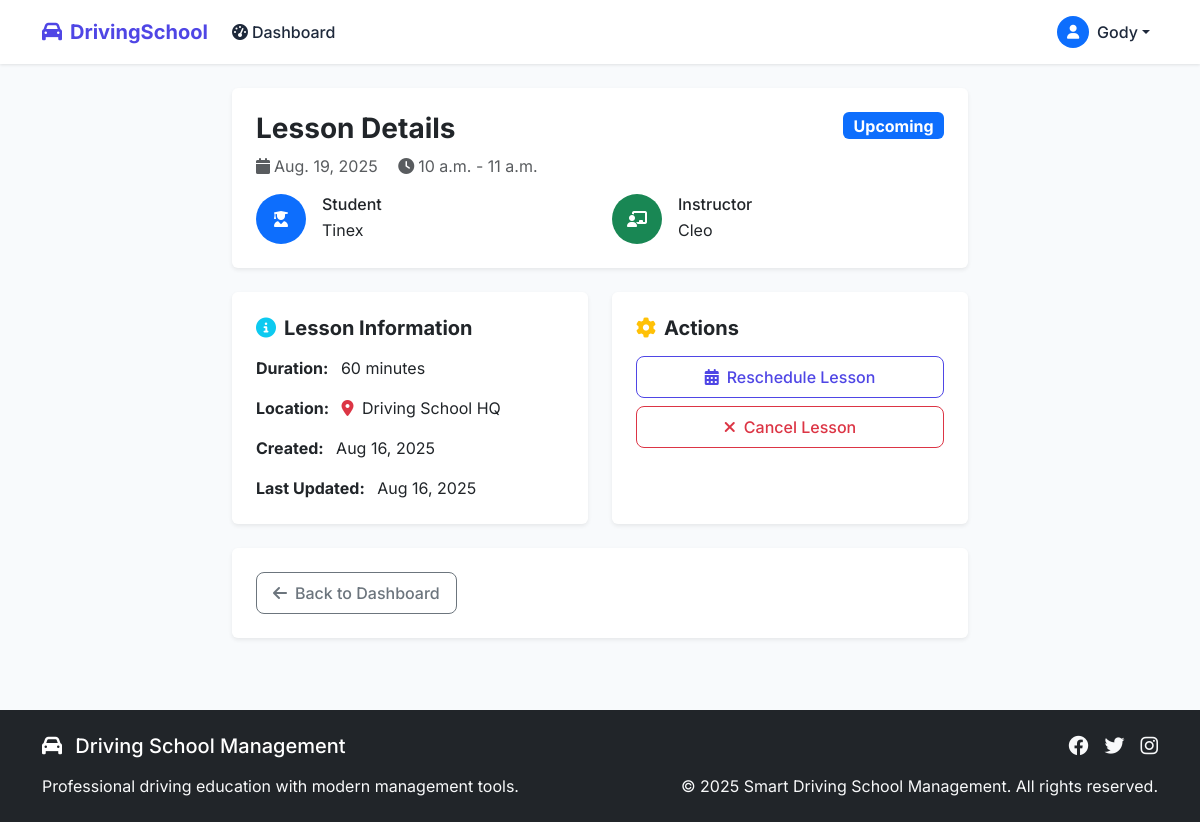
Screenshot of /lesson/23/ (signed in) with the database file from the repository.
### core/models.py (models this page shows, shortened)
class User(AbstractUser):
    ROLE_CHOICES = (
        ('student', 'Student'),
        ('tutor', 'Tutor'),
        ('admin', 'Admin'),
    )
    PAYMENT_STATUS_CHOICES = (
        ('pending', 'Pending'),
        ('approved', 'Approved'),
        ('rejected', 'Rejected'),
    )
    role = models.CharField(max_length=20, choices=ROLE_CHOICES, default='student')
    phone = models.CharField(max_length=20, blank=True, null=True)
    address = models.TextField(blank=True, null=True)
    is_approved = models.BooleanField(default=False)
    is_invited = models.BooleanField(default=False)
    invitation_code = models.CharField(max_length=64, blank=True, null=True)
    payment_verified = models.BooleanField(default=False)
    payment_proof = models.FileField(upload_to='payment_proofs/', blank=True, null=True)
    payment_status = models.CharField(max_length=20, choices=PAYMENT_STATUS_CHOICES, default='pending')
    payment_submitted_at = models.DateTimeField(blank=True, null=True)
    payment_approved_at = models.DateTimeField(blank=True, null=True)
    profile_picture = models.ImageField(upload_to='profile_pictures/', blank=True, null=True)

class Lesson(models.Model):
    student = models.ForeignKey(User, related_name='student_lessons', on_delete=models.CASCADE)
    tutor = models.ForeignKey(User, related_name='tutor_lessons', on_delete=models.CASCADE)
    date = models.DateField()
    start_time = models.TimeField()
    end_time = models.TimeField()
    location = models.CharField(max_length=255)
    created_at = models.DateTimeField(auto_now_add=True)
    updated_at = models.DateTimeField(auto_now=True)
    def get_duration(self):
        start = timezone.datetime.combine(self.date, self.start_time)
        end = timezone.datetime.combine(self.date, self.end_time)
        duration = end - start
        return int(duration.total_seconds() / 60)

### core/views/lesson_views.py (the view)
# urls.py: path('lesson/<int:lesson_id>/', core_views.lesson_detail, name='lesson_detail'),
@login_required
def lesson_detail(request: HttpRequest, lesson_id: int) -> HttpResponse:
    lesson = get_object_or_404(Lesson, id=lesson_id)
    user_profile = get_user_profile(request.user)
    if not user_profile or (
        user_profile.role != 'admin' and
        lesson.student != user_profile and
        lesson.tutor != user_profile
    ):
        messages.error(request, 'You do not have permission to view this lesson.')
        return redirect('dashboard')
    return render(request, 'lesson_detail.html', {'lesson': lesson})

### core/views/auth_views.py (called while the page is built)
def get_user_profile(user: User) -> Optional[User]:
    return user

### core/templates/lesson_detail.html (shortened to what this page needs)
{% extends 'base.html' %}
{% block content %}
<div class="row justify-content-center">
    <div class="col-md-10 col-lg-8">
        <div class="card border-0 shadow-sm mb-4">
            <div class="card-body p-4">
                <div class="d-flex justify-content-between align-items-start mb-3">
                    <div>
                        <h1 class="h3 fw-bold mb-2">Lesson Details</h1>
                        <p class="text-muted mb-0">
                            <i class="fas fa-calendar me-1"></i>{{ lesson.date }}
                            <i class="fas fa-clock ms-3 me-1"></i>{{ lesson.start_time }} - {{ lesson.end_time }}
                        </p>
                    </div>
                    <span class="badge bg-{% if lesson.is_past %}secondary{% else %}primary{% endif %} fs-6">
                        {% if lesson.is_past %}Completed{% else %}Upcoming{% endif %}
                    </span>
                </div>
                <div class="row g-4">
                    <div class="col-md-6">
                        <div class="d-flex align-items-center">
                            <div class="bg-primary text-white rounded-circle d-flex align-items-center justify-content-center me-3" style="width: 50px; height: 50px;">
                                <i class="fas fa-user-graduate"></i>
                            </div>
                            <div>
                                <h6 class="mb-1">Student</h6>
                                <p class="mb-0">{{ lesson.student.get_full_name|default:lesson.student.username }}</p>
                            </div>
                        </div>
                    </div>
                    <div class="col-md-6">
                        <div class="d-flex align-items-center">
                            <div class="bg-success text-white rounded-circle d-flex align-items-center justify-content-center me-3" style="width: 50px; height: 50px;">
                                <i class="fas fa-chalkboard-teacher"></i>
                            </div>
                            <div>
                                <h6 class="mb-1">Instructor</h6>
                                <p class="mb-0">{{ lesson.tutor.get_full_name|default:lesson.tutor.username }}</p>
                            </div>
                        </div>
                    </div>
                </div>
            </div>
        </div>
        <div class="row g-4 mb-4">
            <div class="col-md-6">
                <div class="card border-0 shadow-sm h-100">
                    <div class="card-body p-4">
                        <h5 class="fw-bold mb-3">
                            <i class="fas fa-info-circle text-info me-2"></i>Lesson Information
                        </h5>
                        <div class="mb-3">
                            <strong>Duration:</strong>
                            <span class="ms-2">{{ lesson.get_duration }} minutes</span>
                        </div>
                        <div class="mb-3">
                            <strong>Location:</strong>
                            <span class="ms-2">
                                <i class="fas fa-map-marker-alt text-danger me-1"></i>
                                {{ lesson.location }}
                            </span>
                        </div>
                        <div class="mb-3">
                            <strong>Created:</strong>
                            <span class="ms-2">{{ lesson.created_at|date:"M d, Y" }}</span>
                        </div>
                        {% if lesson.updated_at != lesson.created_at %}
                        <div>
                            <strong>Last Updated:</strong>
                            <span class="ms-2">{{ lesson.updated_at|date:"M d, Y" }}</span>
                        </div>
                        {% endif %}
                    </div>
                </div>
            </div>
            <div class="col-md-6">
                <div class="card border-0 shadow-sm h-100">
                    <div class="card-body p-4">
                        <h5 class="fw-bold mb-3">
                            <i class="fas fa-cog text-warning me-2"></i>Actions
                        </h5>
                        {% if not lesson.is_past %}
                            <div class="d-grid gap-2">
                                <a href="/lesson/{{ lesson.id }}/reschedule/" class="btn btn-outline-primary">
                                    <i class="fas fa-calendar-alt me-2"></i>Reschedule Lesson
                                </a>
                                <a href="/lesson/{{ lesson.id }}/cancel/" class="btn btn-outline-danger">
                                    <i class="fas fa-times me-2"></i>Cancel Lesson
                                </a>
                            </div>
                        {% else %}
                            <div class="alert alert-secondary mb-0">
                                <i class="fas fa-check-circle me-2"></i>
                                This lesson has been completed.
                            </div>
                        {% endif %}
                    </div>
                </div>
            </div>
        </div>
        <div class="card border-0 shadow-sm">
            <div class="card-body p-4">
                <div class="d-flex justify-content-between align-items-center">
                    <a href="{% url 'dashboard' %}" class="btn btn-outline-secondary">
                        <i class="fas fa-arrow-left me-2"></i>Back to Dashboard
                    </a>
                </div>
            </div>
        </div>
    </div>
</div>
{% endblock %}

### core/templates/base.html (shortened to what this page needs)
<!DOCTYPE html>
<html lang="en" data-theme="light">
<head>
    <link href="https://cdn.jsdelivr.net/npm/bootstrap@5.3.2/dist/css/bootstrap.min.css" rel="stylesheet">
    <link rel="stylesheet" href="https://cdnjs.cloudflare.com/ajax/libs/font-awesome/6.4.0/css/all.min.css">
    {% load static %}
    <link rel="stylesheet" href="{% static 'css/style.css' %}">
</head>
<body>
    <nav class="navbar navbar-expand-lg navbar-custom sticky-top">
        <div class="container">
            <a class="navbar-brand d-flex align-items-center" href="{% url 'home' %}">
                <i class="fas fa-car me-2"></i>
                <span class="fw-bold">DrivingSchool</span>
            </a>
            <div class="collapse navbar-collapse" id="navbarNav">
                <ul class="navbar-nav me-auto">
                    {% if user.is_authenticated %}
                        <li class="nav-item">
                            <a class="nav-link" href="{% url 'dashboard' %}">
                                <i class="fas fa-tachometer-alt me-1"></i>Dashboard
                            </a>
                        </li>
                    {% endif %}
                </ul>
                <ul class="navbar-nav">
                    {% if user.is_authenticated %}
                        <li class="nav-item dropdown">
                            <a class="nav-link dropdown-toggle d-flex align-items-center" href="#" id="navbarDropdown" role="button" data-bs-toggle="dropdown">
                                {% if user.profile_picture %}
                                    <img src="{{ user.profile_picture.url }}" alt="Profile Picture" class="rounded-circle me-2" style="width: 32px; height: 32px; object-fit: cover;">
                                {% else %}
                                    <div class="bg-primary text-white rounded-circle d-flex align-items-center justify-content-center me-2" style="width: 32px; height: 32px;">
                                        <i class="fas fa-user fa-sm"></i>
                                    </div>
                                {% endif %}
                                {{ user.get_full_name|default:user.username }}
                            </a>
                        </li>
                    {% endif %}
                </ul>
            </div>
        </div>
    </nav>
    <main class="py-4">
        <div class="container">
            {% block content %}{% endblock %}
        </div>
    </main>
    <footer class="bg-dark text-white py-4 mt-5">
        <div class="container">
            <div class="row">
                <div class="col-md-6">
                    <h5 class="mb-3">
                        <i class="fas fa-car me-2"></i>
                        Driving School Management
                    </h5>
                    <p class="text-light mb-0">
                        Professional driving education with modern management tools.
                    </p>
                </div>
                <div class="col-md-6 text-md-end">
                    <div class="d-flex justify-content-md-end justify-content-start gap-3 mb-3">
                        <a href="#" class="text-light">
                            <i class="fab fa-facebook fa-lg"></i>
                        </a>
                        <a href="#" class="text-light">
                            <i class="fab fa-twitter fa-lg"></i>
                        </a>
                        <a href="#" class="text-light">
                            <i class="fab fa-instagram fa-lg"></i>
                        </a>
                    </div>
                    <p class="text-light mb-0">
                        &copy; 2025 Smart Driving School Management. All rights reserved.
                    </p>
                </div>
            </div>
        </div>
    </footer>
</body>
</html>

### core/static/css/style.css (style rules this page uses)
:root { --primary-color: #4f46e5; --primary-hover: #4338ca; --secondary-color: #64748b; --success-color: #22c55e; --danger-color: #ef4444; --warning-color: #f59e0b; --info-color: #3b82f6; --background-light: #f8fafc; --text-dark: #1e293b; --text-light: #64748b; --border-color: #e2e8f0; --card-shadow: 0 4px 6px -1px rgb(0 0 0 / 0.1), 0 2px 4px -2px rgb(0 0 0 / 0.1); }
body { font-family: 'Inter', system-ui, -apple-system, sans-serif; background-color: var(--background-light); color: var(--text-dark); line-height: 1.5; }
.navbar-custom { background-color: white; box-shadow: 0 1px 3px 0 rgb(0 0 0 / 0.1); }
.navbar-brand { font-weight: 600; color: var(--primary-color) !important; }
.nav-link { color: var(--text-dark) !important; font-weight: 500; transition: color 0.2s; }
.card { border: none; box-shadow: var(--card-shadow); transition: transform 0.2s, box-shadow 0.2s; }
.btn { font-weight: 500; padding: 0.5rem 1rem; border-radius: 0.5rem; transition: all 0.2s; }
.btn-outline-primary { color: var(--primary-color); border-color: var(--primary-color); }
.fade-in { animation: fadeIn 0.3s ease-out; }

### rows the page displays
User: get_full_name "Gody"
Lesson: date "Aug. 19, 2025", start_time "10 a.m.", end_time "11 a.m.", student.get_full_name "Tinex", tutor.get_full_name "Cleo", get_duration "60", location "Driving School HQ", created_at "Aug 16, 2025", updated_at "Aug 16, 2025"
